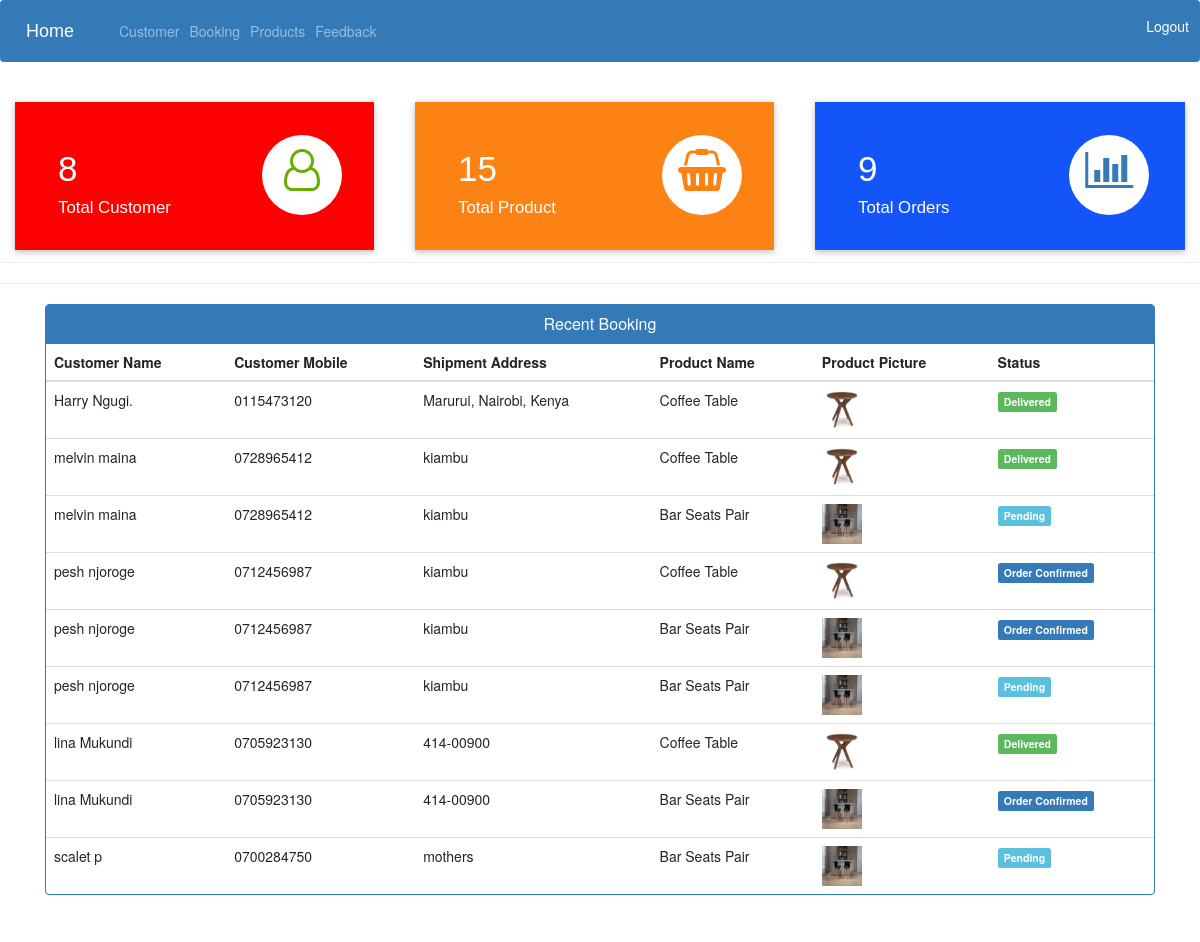
/admin-dashboard (signed in), run on the app's committed database.
### ecom/models.py (models this page shows, shortened)
class Customer(models.Model):
    user=models.OneToOneField(User,on_delete=models.CASCADE)
    profile_pic= models.ImageField(upload_to='profile_pic/CustomerProfilePic/',null=True,blank=True)
    address = models.CharField(max_length=40)
    mobile = models.CharField(max_length=20,null=False)
    @property
    def get_name(self):
        return self.user.first_name+" "+self.user.last_name

class Orders(models.Model):
    STATUS =(
        ('Pending','Pending'),
        ('Order Confirmed','Order Confirmed'),
        ('Out for Delivery','Out for Delivery'),
        ('Delivered','Delivered'),
    )
    customer=models.ForeignKey('Customer', on_delete=models.CASCADE,null=True)
    product=models.ForeignKey('Product',on_delete=models.CASCADE,null=True)
    email = models.CharField(max_length=50,null=True)
    address = models.CharField(max_length=500,null=True)
    mobile = models.CharField(max_length=20,null=True)
    order_date= models.DateField(auto_now_add=True,null=True)
    status=models.CharField(max_length=50,null=True,choices=STATUS)

class Product(models.Model):
    name=models.CharField(max_length=40)
    product_image= models.ImageField(upload_to='product_image/',null=True,blank=True)
    price = models.PositiveIntegerField()
    description=models.CharField(max_length=40)

### ecom/views.py (the view)
# urls.py: path('admin-dashboard', views.admin_dashboard_view,name='admin-dashboard'),
@login_required(login_url='adminlogin')
def admin_dashboard_view(request):
    customercount=models.Customer.objects.all().count()
    productcount=models.Product.objects.all().count()
    ordercount=models.Orders.objects.all().count()
    orders=models.Orders.objects.all()
    ordered_products=[]
    ordered_bys=[]
    for order in orders:
        ordered_product=models.Product.objects.all().filter(id=order.product.id)
        ordered_by=models.Customer.objects.all().filter(id = order.customer.id)
        ordered_products.append(ordered_product)
        ordered_bys.append(ordered_by)
    mydict={
    'customercount':customercount,
    'productcount':productcount,
    'ordercount':ordercount,
    'data':zip(ordered_products,ordered_bys,orders),
    }
    return render(request,'ecom/admin_dashboard.html',context=mydict)

### templates/ecom/admin_dashboard.html
{% extends 'ecom/admin_base.html' %}
{% load static %}
{% block content %}
<br>
{%include 'ecom/admin_dashboard_cards.html'%}
<br><br><br><br><br>
<hr><hr>
<div class="container" >
    <div class="panel panel-primary" >
      <div class="panel-heading" style="text-align:center;">
        <h6 class="panel-title">Recent Booking</h6>
      </div>
      <table class="table table-hover" id="dev-table">
        <thead>
          <tr>
            <th>Customer Name</th>
            <th>Customer Mobile</th>
            <th>Shipment Address</th>
            <th>Product Name</th>
            <th>Product Picture</th>
            <th>Status</th>
          </tr>
        </thead>
        {% for product,customer,order in data %}
        <tr>
          {% for c in customer %}
          <td> {{c.get_name}}</td>
          <td>{{c.mobile}}</td>
          <td>{{order.address}}</td>
          {% endfor %}
          {% for p in product %}
          <td> {{p.name}}</td>
          <td> <img src="{% static p.product_image.url %}" alt="Profile Pic" height="40px" width="40px" /></td>
          {% if order.status == 'Pending'%}
          <td> <span class="label label-info">{{order.status}}</span></td>
          {% elif order.status == 'Delivered' %}
          <td> <span class="label label-success">{{order.status}}</span></td>
          {% elif order.status == 'Out for Delivery' %}
          <td> <span class="label label-warning">{{order.status}}</span></td>
          {%else%}
            <td> <span class="label label-primary">{{order.status}}</span></td>
          {%endif%}
          {% endfor %}
        </tr>
        {% endfor %}
      </table>
  </div>
</div>
{% endblock content %}

### data on the page
Orders: address "Marurui, Nairobi, Kenya", status "Delivered"
Customer: get_name "Harry Ngugi.", mobile "0115473120"
Product: name "Coffee Table", product_image (picture)
Orders: address "kiambu", status "Delivered"
Customer: get_name "melvin maina", mobile "0728965412"
Orders: address "kiambu", status "Pending"
Product: name "Bar Seats Pair", product_image (picture)
Orders: address "kiambu", status "Order Confirmed"
Customer: get_name "pesh njoroge", mobile "0712456987"
Orders: address "kiambu", status "Order Confirmed"
Orders: address "kiambu", status "Pending"
Orders: address "414-00900", status "Delivered"
Customer: get_name "lina Mukundi", mobile "0705923130"
Orders: address "414-00900", status "Order Confirmed"
Orders: address "mothers", status "Pending"
Customer: get_name "scalet p", mobile "0700284750"

### other printed values
{{ customercount }} "8"
{{ productcount }} "15"
{{ ordercount }} "9"
